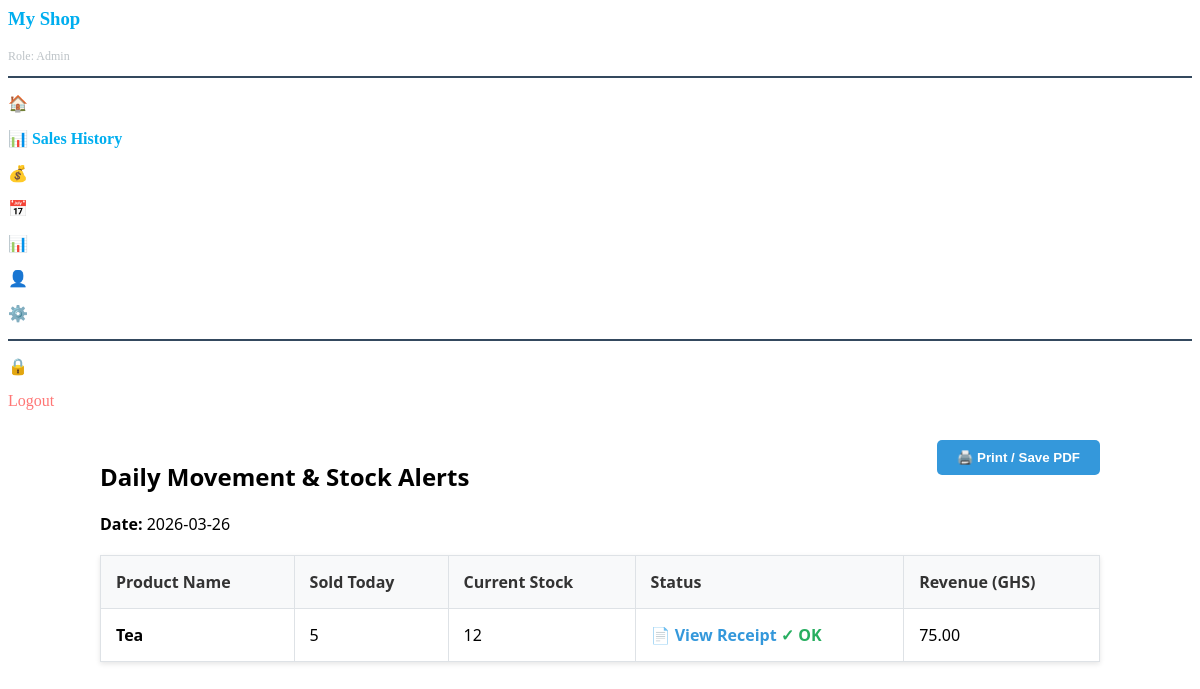
Screenshot of /reports/daily_items (signed in) with the database file from the repository.
### tables this page shows
CREATE TABLE shop_settings (
            id INTEGER PRIMARY KEY,
            shop_name TEXT,
            logo_path TEXT,
            tax_rate REAL DEFAULT 0.0,
            currency TEXT DEFAULT '$',
            delete_grace_period INTEGER DEFAULT 7,
            address TEXT,
            contact_number TEXT);

CREATE TABLE products (
            id INTEGER PRIMARY KEY AUTOINCREMENT, 
            name TEXT NOT NULL,
            category TEXT DEFAULT 'General', 
            sell_price REAL NOT NULL, 
            quantity INTEGER NOT NULL CHECK(quantity >= 0),
            is_active INTEGER DEFAULT 1,
            min_stock_level INTEGER DEFAULT 5,
            date_added DATETIME DEFAULT (strftime('%Y-%m-%d %H:%M:%S', 'now')));

### app.py (the view)
@app.route('/reports/daily_items')
@admin_required
def daily_items_report():
    target_date = request.args.get('date', datetime.utcnow().strftime('%Y-%m-%d'))
    db = get_db()
    report_data = db.execute('''
        SELECT
            p.name,
            p.quantity,
            p.min_stock_level,
            SUM(s.quantity) as total_sold,
            SUM(s.total_price) as revenue
        FROM products p
        LEFT JOIN sales s ON p.id = s.product_id AND DATE(s.timestamp) = ?
        GROUP BY p.id
        HAVING total_sold > 0 OR p.quantity <= p.min_stock_level
        ORDER BY (p.quantity <= p.min_stock_level) DESC, total_sold DESC
    ''', (target_date,)).fetchall()
    return render_template('daily_items.html', items=report_data, date=target_date)

### app.py (called while the page is built)
def get_db():
    if 'db' not in g:
        g.db = sqlite3.connect(DATABASE)
        g.db.row_factory = sqlite3.Row
        g.db.execute("PRAGMA foreign_keys = ON")
    return g.db

@app.teardown_appcontext
def close_connection(exception):
    db = g.pop('db', None)
    if db is not None:
        db.close()

def admin_required(f):
    @wraps(f)
    def decorated_function(*args, **kwargs):
        if session.get('role') != 'Admin':
            flash("Unauthorized! Admin rights required.")
            return redirect(url_for('dashboard'))
        return f(*args, **kwargs)
    return decorated_function

@app.context_processor
def inject_shop():
    db = get_db()
    shop_data = db.execute("SELECT * FROM shop_settings WHERE id = 1").fetchone()
    return dict(shop=shop_data)

### templates/daily_items.html (shortened to what this page needs)
    <div class="sidebar">
        <h3 style="color: #00AEEF;">{{ shop.shop_name }}</h3>
        <p style="font-size: 12px; color: #bdc3c7;">Role: {{ session['role'] }}</p>
        <hr style="border: 0.5px solid #34495e;">
        <a href="/dashboard" style="color:white; text-decoration: none;"><p>🏠 POS Dashboard</p></a>
        <p style="color: #00AEEF;"><strong>📊 Sales History</strong></p>
        {% if session['role'] == 'Admin' %}
            <a href="/cash" style="color:white; text-decoration: none;"><p>💰 Cash Management</p></a>
            <a href="/sales?filter=today" style="color: #ffffff; text-decoration: none;"><p>📅 Daily Sales</p></a>
            <a href="/reports" style="color:white; text-decoration: none;"><p>📊 Financial Reports</p></a>
            <a href="/register" style="color:white; text-decoration: none;"><p>👤 Register Staff</p></a>
            <a href="/settings" style="color:white; text-decoration: none;"><p>⚙️ Shop Settings</p></a>
        {% endif %}
        <hr style="border: 0.5px solid #34495e;">
        <a href="/change_password" style="color:white; text-decoration: none;"><p>🔒 Change Password</p></a>
        <a href="/logout" style="color:#ff7675; text-decoration: none;">Logout</a>
    </div>
<div class="report-container">
    <button onclick="window.print()" class="btn-print">🖨️ Print / Save PDF</button>
    <h2>Daily Movement & Stock Alerts</h2>
    <p><strong>Date:</strong> {{ date }}</p>
    <table class="report-table">
        <thead>
            <tr>
                <th>Product Name</th>
                <th>Sold Today</th>
                <th>Current Stock</th>
                <th>Status</th>
                <th>Revenue (GHS)</th>
            </tr>
        </thead>
        <tbody>
            {% for item in items %}
            <tr class="{{ 'stock-critical' if item.quantity <= item.min_stock_level else '' }}">
                <td><strong>{{ item.name }}</strong></td>
                <td>{{ item.total_sold or 0 }}</td>
                <td>{{ item.quantity }}</td>
                <td>
                    <a href="/print_receipt/{{ item.transaction_id }}" target="_blank"
                       style="color: #3498db; text-decoration: none; font-weight: bold;">
                       📄 View Receipt
                    </a>
                    {% if item.quantity <= item.min_stock_level %}
                        <span class="badge-reorder">REORDER NOW</span>
                    {% else %}
                        <span class="badge-ok">✓ OK</span>
                    {% endif %}
                </td>
                <td>{{ "{:,.2f}".format(item.revenue or 0) }}</td>
            </tr>
            {% endfor %}
        </tbody>
    </table>
</div>

### templates/daily_items.html (style rules this page uses)
.report-container { padding: 30px; font-family: 'Segoe UI', Tahoma, Geneva, Verdana, sans-serif; max-width: 1000px; margin: auto; }
.report-table { width: 100%; border-collapse: collapse; margin-top: 20px; background: white; box-shadow: 0 2px 5px rgba(0,0,0,0.1); }
.report-table th, .report-table td { border: 1px solid #dee2e6; padding: 15px; text-align: left; }
.report-table th { background-color: #f8f9fa; color: #333; font-weight: 600; }
.badge-ok { color: #27ae60; font-weight: bold; }
.btn-print { background-color: #3498db; color: white; padding: 10px 20px; border: none; border-radius: 5px; cursor: pointer; font-weight: bold; float: right; }

### rows the page displays
shop_settings: shop_name "My Shop"
products: name "Tea", min_stock_level "5", quantity "12", shows "✓ OK", revenue "75.00"

### other values shown
{{ session['role'] }} "Admin"
{{ date }} "2026-03-26"
